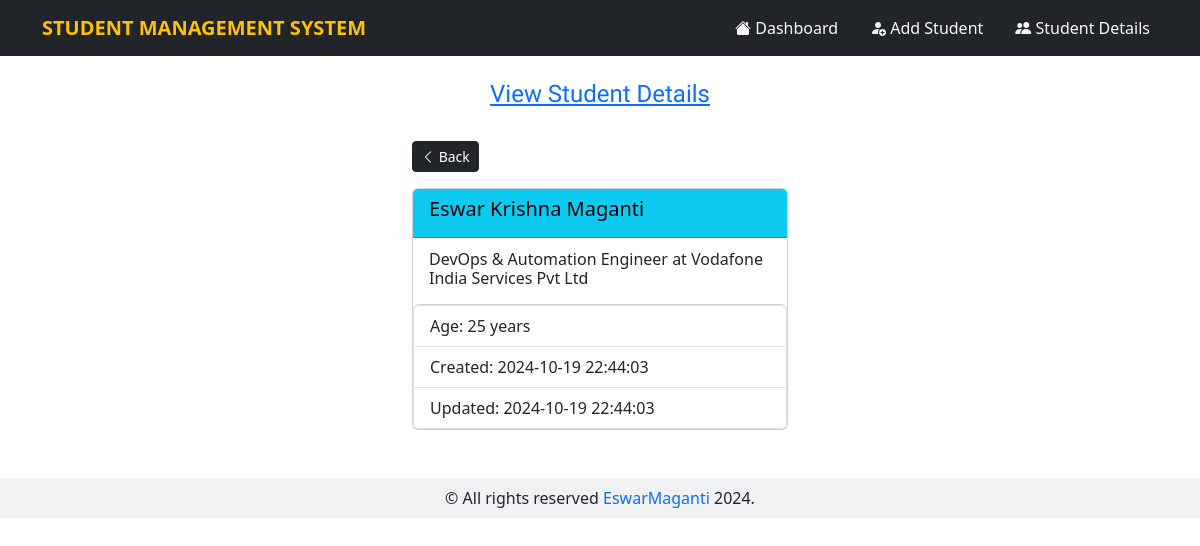
Page /view_student/1 on the committed database.
### models/__init__.py (models this page shows)
class Student(db.Model):
    id = db.Column(db.Integer, primary_key=True)
    first_name= db.Column(db.String(100), nullable=False)
    last_name= db.Column(db.String(100), nullable=False)
    email = db.Column(db.String(80), unique=True ,nullable=False)
    age = db.Column(db.Integer, nullable=False)
    bio = db.Column(db.String(500))
    created_at = db.Column(db.DateTime(timezone=True), server_default=func.now())
    updated_at = db.Column(db.DateTime(timezone=True), server_default=func.now())

### main.py (the view)
@app.get('/view_student/<int:student_id>')
def view_student(student_id):
    student = Student.query.filter_by(id=student_id).first()
    return render_template('view_student.html', page_heading='View Student Details', student=student)

### templates/view_student.html
{% extends 'base.html'%}
{% block content %}
<div class="col-md-4 container mb-5">
<a href="{{url_for('get_students')}}">
    <button class="btn btn-sm btn-dark"> <i class="bi bi-chevron-left"></i> Back</button>
</a>
<div class="card  mt-3">
    <div class="card-header text-bg-info">
        <h5 class="card-title">{{student.first_name+' '+ student.last_name}}</h5>
    </div>
    <div class="card-body">
        <h6 class="card-subtitle">{{student.bio}}</h6>
    </div>
    <ul class="list-group">
        <li class="list-group-item">Age: {{student.age}} years </li>
        <li class="list-group-item">Created: {{student.created_at}}</li>
        <li class="list-group-item">Updated: {{student.updated_at}}</li>
    </ul>
</div>
</div>
{% endblock %}

### rows in the picture
Student: first_name+last_name "Eswar Krishna Maganti", bio "DevOps & Automation Engineer at Vodafone India Services Pvt Ltd", age "25", created_at "2024-10-19 22:44:03", updated_at "2024-10-19 22:44:03"

### other values in the picture
{{ page_heading }} "View Student Details"
